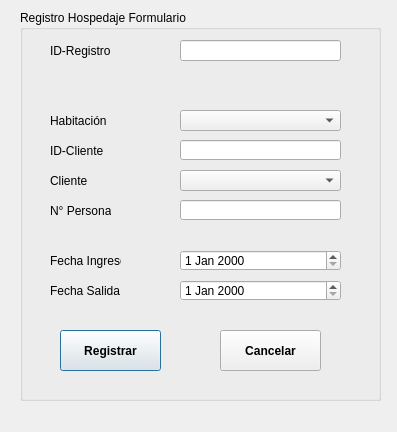
<?xml version="1.0" encoding="UTF-8"?>
<ui version="4.0">
 <class>Gui_Registro</class>
 <widget class="QDialog" name="Gui_Registro">
  <property name="geometry">
   <rect>
    <x>0</x>
    <y>0</y>
    <width>397</width>
    <height>432</height>
   </rect>
  </property>
  <property name="windowTitle">
   <string>Dialog</string>
  </property>
  <widget class="QGroupBox" name="groupBox">
   <property name="geometry">
    <rect>
     <x>20</x>
     <y>10</y>
     <width>361</width>
     <height>391</height>
    </rect>
   </property>
   <property name="title">
    <string>Registro Hospedaje Formulario</string>
   </property>
   <widget class="QLabel" name="label">
    <property name="geometry">
     <rect>
      <x>30</x>
      <y>30</y>
      <width>61</width>
      <height>21</height>
     </rect>
    </property>
    <property name="text">
     <string>ID-Registro</string>
    </property>
   </widget>
   <widget class="QLabel" name="label_2">
    <property name="geometry">
     <rect>
      <x>30</x>
      <y>100</y>
      <width>61</width>
      <height>21</height>
     </rect>
    </property>
    <property name="text">
     <string>Habitación</string>
    </property>
   </widget>
   <widget class="QLabel" name="label_3">
    <property name="geometry">
     <rect>
      <x>30</x>
      <y>130</y>
      <width>61</width>
      <height>21</height>
     </rect>
    </property>
    <property name="text">
     <string>ID-Cliente</string>
    </property>
   </widget>
   <widget class="QLabel" name="label_4">
    <property name="geometry">
     <rect>
      <x>30</x>
      <y>160</y>
      <width>61</width>
      <height>21</height>
     </rect>
    </property>
    <property name="text">
     <string>Cliente</string>
    </property>
   </widget>
   <widget class="QLabel" name="label_5">
    <property name="geometry">
     <rect>
      <x>30</x>
      <y>190</y>
      <width>61</width>
      <height>21</height>
     </rect>
    </property>
    <property name="text">
     <string>N° Personas</string>
    </property>
   </widget>
   <widget class="QLabel" name="label_6">
    <property name="geometry">
     <rect>
      <x>30</x>
      <y>240</y>
      <width>71</width>
      <height>21</height>
     </rect>
    </property>
    <property name="text">
     <string>Fecha Ingreso</string>
    </property>
   </widget>
   <widget class="QLabel" name="label_7">
    <property name="geometry">
     <rect>
      <x>30</x>
      <y>270</y>
      <width>71</width>
      <height>21</height>
     </rect>
    </property>
    <property name="text">
     <string>Fecha Salida</string>
    </property>
   </widget>
   <widget class="QDateEdit" name="dateEdit">
    <property name="geometry">
     <rect>
      <x>160</x>
      <y>240</y>
      <width>161</width>
      <height>21</height>
     </rect>
    </property>
   </widget>
   <widget class="QDateEdit" name="dateEdit_2">
    <property name="geometry">
     <rect>
      <x>160</x>
      <y>270</y>
      <width>161</width>
      <height>21</height>
     </rect>
    </property>
   </widget>
   <widget class="QPushButton" name="Registrar_button">
    <property name="geometry">
     <rect>
      <x>40</x>
      <y>320</y>
      <width>101</width>
      <height>41</height>
     </rect>
    </property>
    <property name="font">
     <font>
      <weight>75</weight>
      <bold>true</bold>
     </font>
    </property>
    <property name="text">
     <string>Registrar</string>
    </property>
   </widget>
   <widget class="QPushButton" name="Cancelar_button">
    <property name="geometry">
     <rect>
      <x>200</x>
      <y>320</y>
      <width>101</width>
      <height>41</height>
     </rect>
    </property>
    <property name="font">
     <font>
      <weight>75</weight>
      <bold>true</bold>
     </font>
    </property>
    <property name="text">
     <string>Cancelar</string>
    </property>
   </widget>
   <widget class="QComboBox" name="comboBox">
    <property name="geometry">
     <rect>
      <x>160</x>
      <y>160</y>
      <width>161</width>
      <height>21</height>
     </rect>
    </property>
   </widget>
   <widget class="QComboBox" name="comboBox_2">
    <property name="geometry">
     <rect>
      <x>160</x>
      <y>100</y>
      <width>161</width>
      <height>21</height>
     </rect>
    </property>
   </widget>
   <widget class="QLineEdit" name="lineEdit">
    <property name="geometry">
     <rect>
      <x>160</x>
      <y>30</y>
      <width>161</width>
      <height>21</height>
     </rect>
    </property>
   </widget>
   <widget class="QLineEdit" name="lineEdit_2">
    <property name="geometry">
     <rect>
      <x>160</x>
      <y>130</y>
      <width>161</width>
      <height>20</height>
     </rect>
    </property>
   </widget>
   <widget class="QLineEdit" name="lineEdit_3">
    <property name="geometry">
     <rect>
      <x>160</x>
      <y>190</y>
      <width>161</width>
      <height>20</height>
     </rect>
    </property>
   </widget>
  </widget>
 </widget>
 <resources/>
 <connections/>
</ui>
